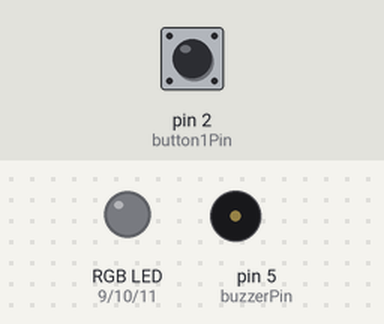
The sketch below on a simulated Arduino Uno, built with avr-gcc and run on an emulated ATmega328P. Shown: an RGB LED mixed from three pins (HIGH = lit), buzzer (waves = sounding). The test bench sets the inputs (shaded band); at power-on: pin 2 (button1Pin) HIGH. Dim RGB values are drawn brighter than linear; random numbers use the default seed unless the sketch sets one.

Above: at 1.2 s.
1.3 s: pin 2 (button1Pin) pulled LOW for 0.15 s
At 4.0 s:
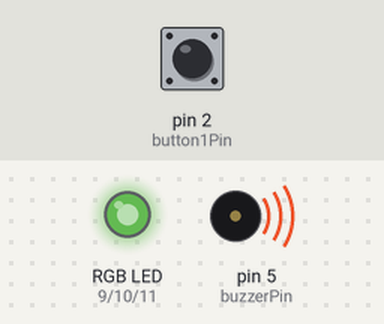
At 8.6 s:
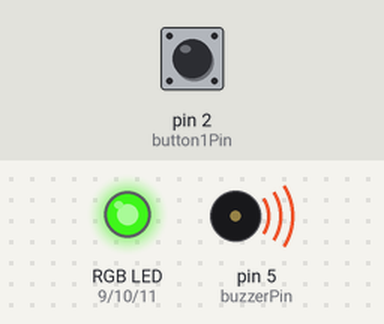
Timing chart, 0 to 21.2 s (numbered marks = the images above; inputs shaded):
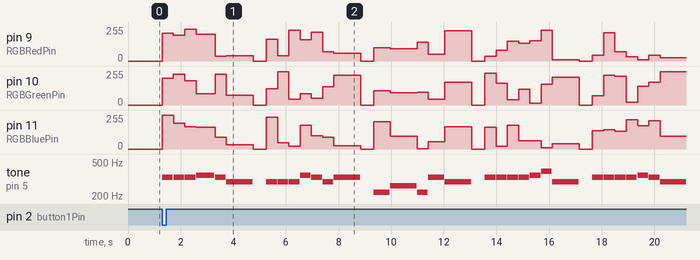

The sketch:

Buzzer.ino
```cpp
// (licence header left out)
#include "pitches.h";

int buzzerPin  = 5 ;  //The buzzerPin is connected to pin 5 of the Arduino.
int button1Pin = 2;   //The SW1 button is connect to pin 2 of the Arduino.
int RGBRedPin = 9;    //The red RGB LED is connected pin 9 of the Arduino.
int RGBGreenPin = 10; //The green RGB LED is connected pin 10 of the Arduino.
int RGBBluePin = 11;  //The blue RGB LED is connected pin 11 of the Arduino.

void setup() { //The Setup function runs once.
  Serial.begin(9600);
  randomSeed(analogRead(0));  //Setup the Random Seed

  pinMode(buzzerPin, OUTPUT);  //Setup red LED pin as an output pin.
  pinMode(button1Pin, INPUT);  //Setup button1 pin as an input pin.

  //Setup RGB LED Light
  pinMode(RGBRedPin, OUTPUT);
  pinMode(RGBGreenPin, OUTPUT);
  pinMode(RGBBluePin, OUTPUT);
}

void loop() { //The loop function runs forever.
  if (digitalRead(button1Pin) == LOW) { //Check to see if button1 is pressed.
      //level1
//    tone(buzzerPin, 2000,50);           //Play a tone of 2000Hz for 50 milliseconds.

      //level2
//    int freq[] = {NOTE_B4, NOTE_A4, NOTE_G4, NOTE_A4, NOTE_B4, NOTE_B4, NOTE_B4};
//    int dura[] = {408, 408, 408, 408, 408, 408, 408};
//    int arrayLength = sizeof(freq) / sizeof(freq[0]);
//    for (int i=0; i<arrayLength; i++) {
//      Serial.println(freq[i], dura[i]);
//      tone(buzzerPin, freq[i],dura[i]);
//      delay(dura[i]+20);
//    }


      //level2
//    tone(buzzerPin, NOTE_B4,408);
//    delay(408);
//    tone(buzzerPin, NOTE_A4,408);
//    delay(408);
//    tone(buzzerPin, NOTE_G4,408);
//    delay(408);
//    tone(buzzerPin, NOTE_A4,408);
//    delay(408);
//    tone(buzzerPin, NOTE_B4,408);
//    delay(408);
//    tone(buzzerPin, NOTE_B4,408);
//    delay(408);
//    tone(buzzerPin, NOTE_B4,408);


/*
    //level3
    tone(buzzerPin, NOTE_E4, 408);
    delay(410);
    tone(buzzerPin, NOTE_E4, 408);
    delay(410);
    tone(buzzerPin, NOTE_E4, 408);
    delay(410);
    tone(buzzerPin, NOTE_F4, 700);
    delay(700);
    tone(buzzerPin, NOTE_E4, 408);
    delay(408);
    tone(buzzerPin, NOTE_D4, 1000);
    delay(1000);

    delay(500);

    tone(buzzerPin, NOTE_D4, 408);
    delay(410);
    tone(buzzerPin, NOTE_D4, 408);
    delay(410);
    tone(buzzerPin, NOTE_D4, 408);
    delay(410);
    tone(buzzerPin, NOTE_F4, 408);
    delay(410);
    tone(buzzerPin, NOTE_E4, 408);
    delay(410);
    tone(buzzerPin, NOTE_D4, 408);
    delay(410);
    tone(buzzerPin, NOTE_E4, 1000);
    delay(1000);

    delay(500);

    tone(buzzerPin, NOTE_A3, 600);
    delay(610);
    tone(buzzerPin, NOTE_C4, 1000);
    delay(1010);
    tone(buzzerPin, NOTE_A3, 408);
    delay(410);
    tone(buzzerPin, NOTE_E4, 600);
    delay(610);
    tone(buzzerPin, NOTE_D4, 1000);
    delay(1000);

    delay(500);

    tone(buzzerPin, NOTE_E4, 408);
    delay(410);
    tone(buzzerPin, NOTE_E4, 408);
    delay(410);
    tone(buzzerPin, NOTE_E4, 408);
    delay(410);
    tone(buzzerPin, NOTE_E4, 408);
    delay(410);
    tone(buzzerPin, NOTE_F4, 408);
    delay(410);
    tone(buzzerPin, NOTE_G4, 408);
    delay(410);
    tone(buzzerPin, NOTE_D4, 1000);
    delay(1000);

    delay(500);

    tone(buzzerPin, NOTE_E4, 408);
    delay(410);
    tone(buzzerPin, NOTE_E4, 408);
    delay(410);
    tone(buzzerPin, NOTE_E4, 408);
    delay(410);
    tone(buzzerPin, NOTE_E4, 408);
    delay(410);
    tone(buzzerPin, NOTE_F4, 408);
    delay(410);
    tone(buzzerPin, NOTE_E4, 408);
    delay(410);
    tone(buzzerPin, NOTE_D4, 1000);
    delay(1000);

    delay(500);

    tone(buzzerPin, NOTE_D4, 408);
    delay(410);
    tone(buzzerPin, NOTE_C4, 408);
    delay(410);
    tone(buzzerPin, NOTE_D4, 408);
    delay(410);
    tone(buzzerPin, NOTE_F4, 408);
    delay(410);
    tone(buzzerPin, NOTE_E4, 408);
    delay(410);
    tone(buzzerPin, NOTE_D4, 408);
    delay(410);
    tone(buzzerPin, NOTE_E4, 1000);
    delay(1000);

    delay(500);

    tone(buzzerPin, NOTE_A3, 600);
    delay(610);
    tone(buzzerPin, NOTE_C4, 600);
    delay(610);
    tone(buzzerPin, NOTE_A3, 408);
    delay(410);
    tone(buzzerPin, NOTE_D4, 408);
    delay(410);
    tone(buzzerPin, NOTE_E4, 408);
    delay(410);
    tone(buzzerPin, NOTE_D4, 408);
    delay(410);
    tone(buzzerPin, NOTE_C4, 700);
    delay(700);

    delay(500);

    tone(buzzerPin, NOTE_C4, 600);
    delay(610);
    tone(buzzerPin, NOTE_C4, 470);
    delay(480);
    tone(buzzerPin, NOTE_D4, 408);
    delay(410);
    tone(buzzerPin, NOTE_C4, 408);
    delay(410);
    tone(buzzerPin, NOTE_B3, 408);
    delay(410);
    tone(buzzerPin, NOTE_C4, 1000);
    delay(1000);

    delay(500);

    tone(buzzerPin, NOTE_A4,408);
    delay(410);
    tone(buzzerPin, NOTE_AS4,408);
    delay(410);
    tone(buzzerPin, NOTE_A4,408);
    delay(410);
    tone(buzzerPin, NOTE_A4,408);
    delay(410);
    tone(buzzerPin, NOTE_G4,408);
    delay(410);
    tone(buzzerPin, NOTE_F4,408);
    delay(410);
    tone(buzzerPin, NOTE_G4,470);
    delay(480);
    tone(buzzerPin, NOTE_C4,1000);
    delay(1000);
*/

    //level4
    int freq[] = {NOTE_E4,NOTE_E4,NOTE_E4,NOTE_F4,NOTE_E4,NOTE_D4,0,NOTE_D4,NOTE_D4,NOTE_D4,NOTE_F4,NOTE_E4,NOTE_D4,NOTE_E4,0,NOTE_A3,NOTE_C4,NOTE_A3,NOTE_E4,NOTE_D4,0,NOTE_E4,NOTE_E4,NOTE_E4,NOTE_E4,NOTE_F4,NOTE_G4,NOTE_D4,0,NOTE_E4,NOTE_E4,NOTE_E4,NOTE_E4,NOTE_F4,NOTE_E4,NOTE_D4,0,NOTE_D4,NOTE_C4,NOTE_D4,NOTE_F4,NOTE_E4,NOTE_D4,NOTE_E4,0,NOTE_A3,NOTE_C4,NOTE_A3,NOTE_D4,NOTE_E4,NOTE_D4,NOTE_C4,0,NOTE_C4,NOTE_C4,NOTE_D4,NOTE_C4,NOTE_B3,NOTE_C4,0};
    int dura[] = {408,408,408,700,408,1000,500,408,408,408,408,408,408,1000,500,600,1000,408,600,1000,500,408,408,408,408,408,408,1000,500,408,408,408,408,408,408,1000,500,408,408,408,408,408,408,1000,500,600,600,408,408,408,408,700,500,600,470,408,408,408,1500,500};
    int arrayLength = sizeof(freq) / sizeof(freq[0]); //get array length
    for (int i=0; i<arrayLength; i++) {
      if(freq[i] != 0) {
        randomRGBLedLight();
        tone(buzzerPin, freq[i], dura[i]);
        delay(dura[i]+20);
      } else {
        setRGBLedLight(0,0,0);
        noTone(buzzerPin);
        delay(dura[i]);
      }
    }

  }
}

//Set the RGB Light randomly
void randomRGBLedLight() {
  //Light Red
  int x = random(0, 255);
  analogWrite(RGBRedPin, x);
  //Light Green
  x = random(0, 255);
  analogWrite(RGBGreenPin, x);
  //Light Blue
  x = random(0, 255);
  analogWrite(RGBBluePin, x);
}

//Set the RGB LED Light manual
void setRGBLedLight(int x, int y, int z) {
  analogWrite(RGBRedPin, x);
  analogWrite(RGBGreenPin, y);
  analogWrite(RGBBluePin, z);

}
```

pitches.h
```cpp
/*************************************************
 * Public Constants
 *************************************************/

#define NOTE_B0  31
#define NOTE_C1  33
#define NOTE_CS1 35
#define NOTE_D1  37
#define NOTE_DS1 39
#define NOTE_E1  41
#define NOTE_F1  44
#define NOTE_FS1 46
#define NOTE_G1  49
#define NOTE_GS1 52
#define NOTE_A1  55
#define NOTE_AS1 58
#define NOTE_B1  62
#define NOTE_C2  65
#define NOTE_CS2 69
#define NOTE_D2  73
#define NOTE_DS2 78
#define NOTE_E2  82
#define NOTE_F2  87
#define NOTE_FS2 93
#define NOTE_G2  98
#define NOTE_GS2 104
#define NOTE_A2  110
#define NOTE_AS2 117
#define NOTE_B2  123
#define NOTE_C3  131
#define NOTE_CS3 139
#define NOTE_D3  147
#define NOTE_DS3 156
#define NOTE_E3  165
#define NOTE_F3  175
#define NOTE_FS3 185
#define NOTE_G3  196
#define NOTE_GS3 208
#define NOTE_A3  220
#define NOTE_AS3 233
#define NOTE_B3  247
#define NOTE_C4  262
#define NOTE_CS4 277
#define NOTE_D4  294
#define NOTE_DS4 311
#define NOTE_E4  330
#define NOTE_F4  349
#define NOTE_FS4 370
#define NOTE_G4  392
#define NOTE_GS4 415
#define NOTE_A4  440
#define NOTE_AS4 466
#define NOTE_B4  494
#define NOTE_C5  523
#define NOTE_CS5 554
#define NOTE_D5  587
#define NOTE_DS5 622
#define NOTE_E5  659
#define NOTE_F5  698
#define NOTE_FS5 740
#define NOTE_G5  784
#define NOTE_GS5 831
#define NOTE_A5  880
#define NOTE_AS5 932
#define NOTE_B5  988
#define NOTE_C6  1047
#define NOTE_CS6 1109
#define NOTE_D6  1175
#define NOTE_DS6 1245
#define NOTE_E6  1319
#define NOTE_F6  1397
#define NOTE_FS6 1480
#define NOTE_G6  1568
#define NOTE_GS6 1661
#define NOTE_A6  1760
#define NOTE_AS6 1865
#define NOTE_B6  1976
#define NOTE_C7  2093
#define NOTE_CS7 2217
#define NOTE_D7  2349
#define NOTE_DS7 2489
#define NOTE_E7  2637
#define NOTE_F7  2794
#define NOTE_FS7 2960
#define NOTE_G7  3136
#define NOTE_GS7 3322
#define NOTE_A7  3520
#define NOTE_AS7 3729
#define NOTE_B7  3951
#define NOTE_C8  4186
#define NOTE_CS8 4435
#define NOTE_D8  4699
#define NOTE_DS8 4978
```

Measured:
- after the input at 1.3 s, pin 9 (RGBRedPin): 0/255 → 209/255 at once, → 193/255 0.43 s later, → 240/255 0.43 s later, → 202/255 0.43 s later, … (36 changes in this stretch); pin 10 (RGBGreenPin): 0/255 → 199/255 at once, → 231/255 0.43 s later, → 182/255 0.43 s later, → 83/255 0.43 s later, … (36 changes in this stretch)
